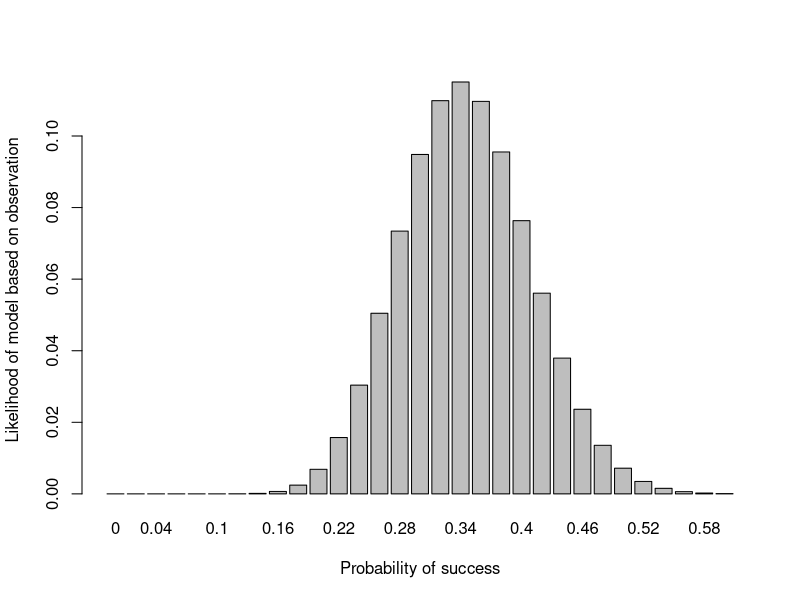
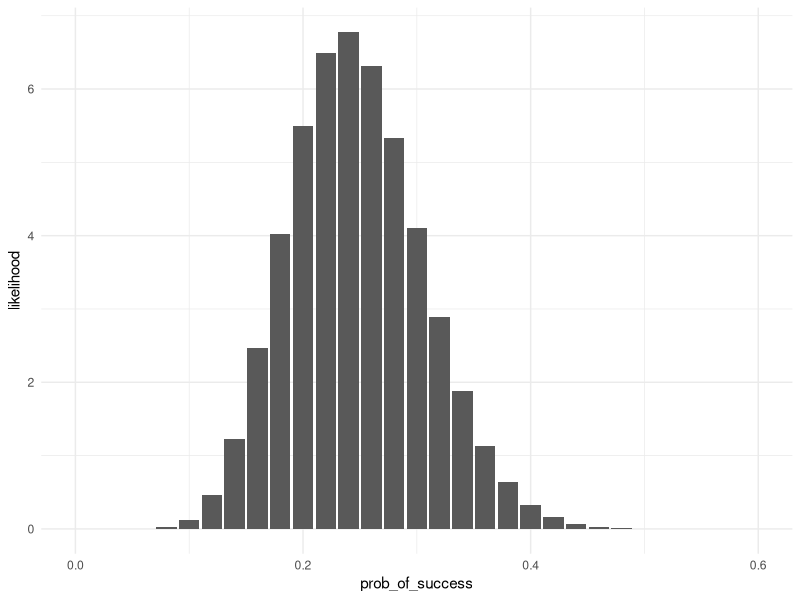
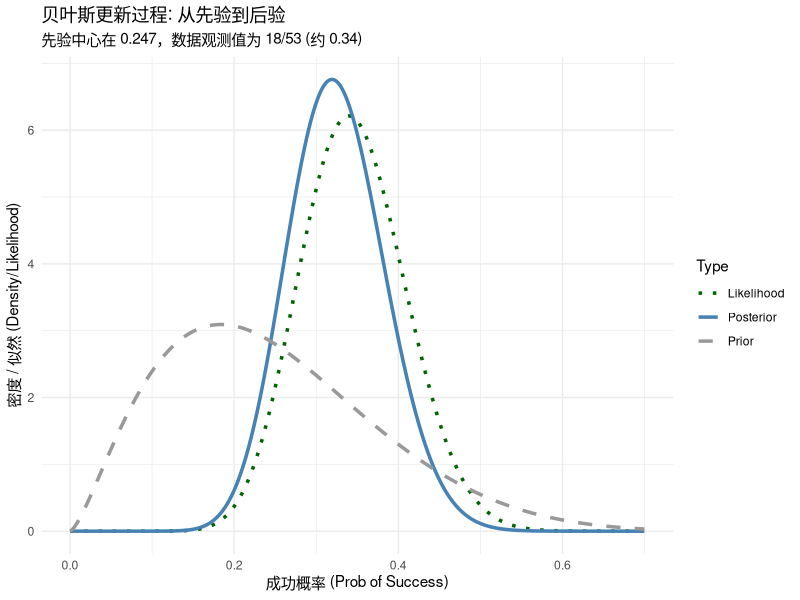
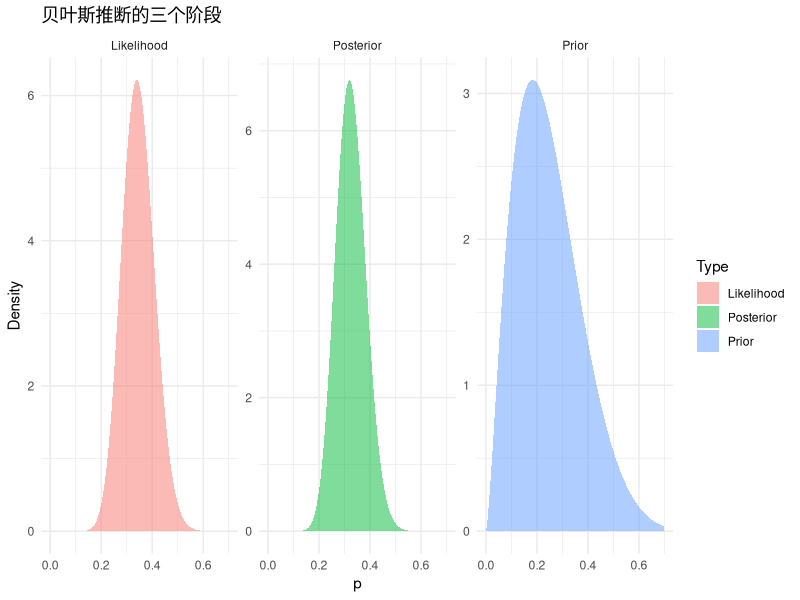

The R script that drew these images, in order:
library(dplyr)
library(tidyr)
library(tidyverse)
#Bayesian theorium
P_testcorrect_preg=0.95
P_testcorrect_nonpreg=0.8
P_preg=0.2222
#P_preg_testposi=P_preg_testposi/P_testposi
#=P_testposi_preg*P_preg/P_testposi
#=0.95*0.2222/P_posi
#=/P_posipreg+P_posinonpreg
#=/0.95*0.2222+0.2*0.7778
P_preg_posi=0.95*0.2222/(0.95*0.2222+0.2*0.7778)

#what if ++
#P_preg increase to 0.5757
#=P_posi2_preg*P_preg/P_posi2
#=P_posiposi_preg*0.2222/P_posi2_posi1*P_posi1
#=P_
P_preg_posi2 = 0.95*0.5757/(0.95*0.5757+0.2*0.4243)

pbinom(q=17,size=53,prob=0.247,lower.tail = FALSE)

#model based on observations
model=seq(from=0,to=0.6,by=0.02)
a=dbinom(x=18,size=53,prob=model)
barplot(a,names.arg=model,
        xlab="Probability of success",
        ylab="Likelihood of model based on observation")

#model based on prior hypothesis
b=dbinom(x=18,size=53,prob=0.247)
library(ggplot2)
n=53
p=0.247
alpha=p*n
beta=(1-p)*n
df=data.frame(prob_of_success=seq(0,1,0.02))
df$likelihood=dbeta(df$prob_of_success,shape1=alpha,shape2 = beta)
ggplot(df,aes(x=prob_of_success,y=likelihood))+
  geom_col()+
  xlim(0,0.6)+
  theme_minimal()

Pd1=df %>% 
  mutate(prob_of_success = round(prob_of_success, 2)) %>% 
  filter(prob_of_success == 0.35)
d=dbinom(x=18,size=53,prob=0.247)
d
0.05*7==0.35

library(ggplot2)
library(tidyr)

# 参数设置
n <- 53
k <- 18
p_h0 <- 0.247

# 定义 x 轴 (成功概率 p)
p_grid <- seq(0, 1, length.out = 1000)

# 1. Prior (先验): 假设使用弱信息的 Beta 分布，均值为 0.247
# 我们给先验赋予较小的权重（例如 n_prior = 10），这样它比较宽，容易被数据修正
n_prior <- 10
alpha_prior <- n_prior * p_h0
beta_prior <- n_prior * (1 - p_h0)
prior <- dbeta(p_grid, alpha_prior, beta_prior)

# 2. Likelihood (似然): 数据给出的证据
# 注意：似然函数通常需要归一化，以便与概率分布在同一尺度对比
likelihood <- dbinom(k, n, p_grid) 
likelihood_scaled <- likelihood / (sum(likelihood) * (p_grid[2]-p_grid[1])) # 归一化处理

# 3. Posterior (后验): 结合先验和数据
# Beta 分布的后验参数计算公式：alpha_post = alpha_prior + k; beta_post = beta_prior + (n-k)
alpha_post <- alpha_prior + k
beta_post <- beta_prior + (n - k)
posterior <- dbeta(p_grid, alpha_post, beta_post)

# 整合数据框
df_all <- data.frame(
  p = p_grid,
  Prior = prior,
  Likelihood = likelihood_scaled,
  Posterior = posterior
)

df_long <- df_all %>% pivot_longer(cols = -p, names_to = "Type", values_to = "Density")

ggplot(df_long, aes(x = p, y = Density, color = Type, linetype = Type)) +
  geom_line(size = 1.2) +
  scale_color_manual(values = c("Prior" = "gray60", "Likelihood" = "darkgreen", "Posterior" = "steelblue")) +
  scale_linetype_manual(values = c("Prior" = "dashed", "Likelihood" = "dotted", "Posterior" = "solid")) +
  xlim(0, 0.7) +
  labs(
    title = "贝叶斯更新过程: 从先验到后验",
    subtitle = "先验中心在 0.247，数据观测值为 18/53 (约 0.34)",
    x = "成功概率 (Prob of Success)",
    y = "密度 / 似然 (Density/Likelihood)"
  ) +
  theme_minimal()

ggplot(df_long, aes(x = p, y = Density, fill = Type)) +
  geom_area(alpha = 0.5) +
  facet_wrap(~Type, scales = "free_y") + # 分成三格
  xlim(0, 0.7) +
  theme_minimal() +
  labs(title = "贝叶斯推断的三个阶段")

#task for practice
p <- c(0, 0.1, 0.25, 0.35, 0.5)

# 数据（可以改）
n <- 53
x <- 13   # 比如成功人数

# likelihood
likelihood <- dbinom(x, size = n, prob = p)

prior <- rep(1/length(p), length(p))

# posterior（先占位）
posterior <- likelihood * prior
posterior <- posterior / sum(posterior)

posterior

prior <- c(0.05, 0.1, 0.2, 0.35, 0.3)
prior <- prior / sum(prior)

# 让均值 ~0.25，例如：
alpha <- 2.5
beta <- 7.5

prior <- dbeta(p, alpha, beta)
prior <- prior / sum(prior)

n <- 80
x <- 20   # 比例差不多
